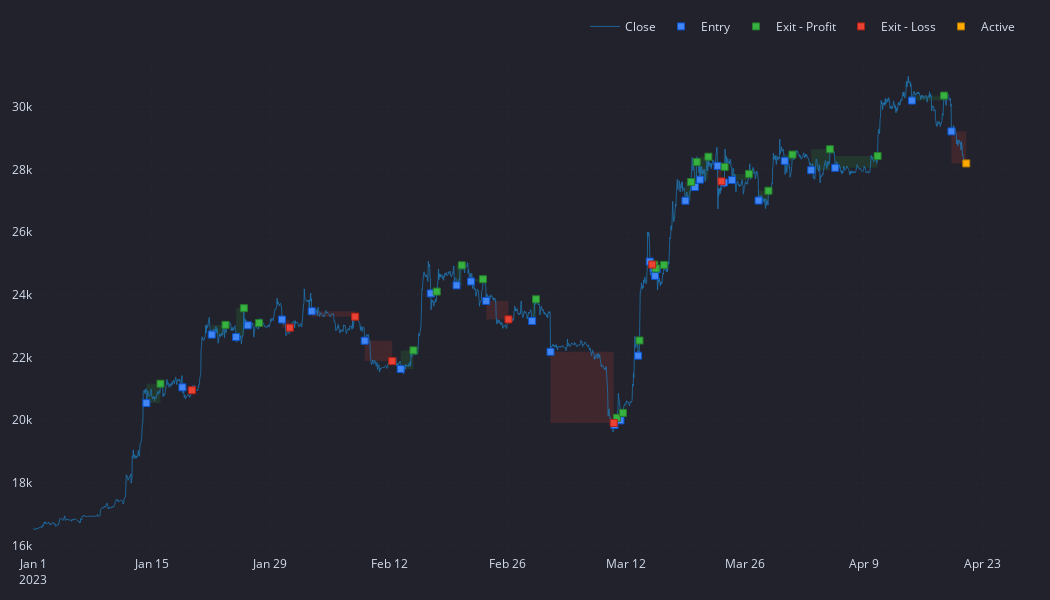

The notebook cell saved with this chart:
### Code cell
import numpy as np
import pandas as pd
from sklearn.preprocessing import StandardScaler
from vctr.utils.pf_stats import get_plot_and_pf, print_stats
from catboost import CatBoostClassifier
from vctr.data.data_loader import get_data_with_features_and_labels
import faulthandler
faulthandler.enable()

symbol = 'BTC'
timeframe = '1h'
label_args = (0.07, 0.01)

catboost_clf = CatBoostClassifier().load_model('catboost.model')

data = get_data_with_features_and_labels(
    symbol=symbol,
    timeframe=timeframe,
    label_args=label_args,
    start='2023-01-01',
    separate=False,
)

X, y = data.drop(['label'], axis=1), data['label']
X = StandardScaler().fit_transform(X)
catboost_preds = catboost_clf.predict(X)
all_predictions = np.concatenate(catboost_preds, axis=0)

print(pd.Series(all_predictions).value_counts())

data = data[-len(all_predictions) :].copy()
data['pred'] = pd.Series(all_predictions, index=data.index)
plot_key = 'pred'
fig, pf = get_plot_and_pf(
    data, plot_key, pf_params={'sl_stop': None}, **{f'plot_{plot_key}': False}, width=1050, height=600
)
fig.data[0].line.width = 1
fig.data[0].opacity = 0.75
fig.show()
print_stats(pf)

### Figure 1 — Plotly figure (JSON) as saved in the notebook; plotly's stock layout.template omitted (floating-point values rounded to 4 significant figures; data arrays with more than 128 entries replaced by an {"elided": "..."} marker saying what was removed)
{"data": [{"line": {"color": "#1f77b4", "width": 1}, "mode": "lines", "name": "Close", "opacity": 0.75, "showlegend": true, "type": "scatter", "uid": "c5fa956b-c842-47d0-b9cb-2c937e8de5e2", "x": {"elided": "2649 str values"}, "y": {"elided": "2649 float values"}}, {"customdata": {"elided": "34x8 mixed values"}, "hovertemplate": "<br>Exit Trade Id: %{customdata[0]}\n<br>Entry Order Id: %{customdata[1]}\n<br>Position Id: %{customdata[2]}\n<br>Entry Index: %{customdata[3]}\n<br>Size: %{customdata[4]:,}\n<br>Avg Entry Price: %{customdata[5]:,}\n<br>Entry Fees: %{customdata[6]:,}\n<br>Direction: %{customdata[7]}", "marker": {"color": "#4285F4", "line": {"color": "rgb(11,84,205)", "width": 1}, "size": 7, "symbol": "square"}, "mode": "markers", "name": "Entry", "type": "scatter", "uid": "383b3709-f389-465e-bbed-72e66fcd1d3b", "x": ["2023-01-14T09:00:00+00:00", "2023-01-18T15:00:00+00:00", "2023-01-22T02:00:00+00:00", "2023-01-24T23:00:00+00:00", "2023-01-26T08:00:00+00:00", "2023-01-30T09:00:00+00:00", "2023-02-02T21:00:00+00:00", "2023-02-09T03:00:00+00:00", "2023-02-13T09:00:00+00:00", "2023-02-16T22:00:00+00:00", "2023-02-19T23:00:00+00:00", "2023-02-21T16:00:00+00:00", "2023-02-23T11:00:00+00:00", "2023-02-28T21:00:00+00:00", "2023-03-03T01:00:00+00:00", "2023-03-10T14:00:00+00:00", "2023-03-11T07:00:00+00:00", "2023-03-13T09:00:00+00:00", "2023-03-14T18:00:00+00:00", "2023-03-15T05:00:00+00:00", "2023-03-15T09:00:00+00:00", "2023-03-15T14:00:00+00:00", "2023-03-18T23:00:00+00:00", "2023-03-20T02:00:00+00:00", "2023-03-20T16:00:00+00:00", "2023-03-22T18:00:00+00:00", "2023-03-23T12:00:00+00:00", "2023-03-24T11:00:00+00:00", "2023-03-27T14:00:00+00:00", "2023-03-30T16:00:00+00:00", "2023-04-02T19:00:00+00:00", "2023-04-05T15:00:00+00:00", "2023-04-14T16:00:00+00:00", "2023-04-19T08:00:00+00:00"], "y": [20550.0, 21050.0, 22730.0, 22660.0, 23030.0, 23220.0, 23480.0, 22540.0, 21630.0, 24050.0, 24310.0, 24430.0, 23810.0, 23170.0, 22190.0, 19850.0, 20000.0, 22060.0, 25060.0, 24840.0, 24610.0, 24820.0, 27010.0, 27440.0, 27680.0, 28120.0, 27590.0, 27670.0, 27010.0, 28280.0, 27980.0, 28060.0, 30200.0, 29220.0]}, {"customdata": {"elided": "25x11 mixed values"}, "hovertemplate": "<br>Exit Trade Id: %{customdata[0]}\n<br>Exit Order Id: %{customdata[1]}\n<br>Position Id: %{customdata[2]}\n<br>Exit Index: %{customdata[3]}\n<br>Size: %{customdata[4]:,}\n<br>Avg Exit Price: %{customdata[5]:,}\n<br>Exit Fees: %{customdata[6]:,}\n<br>PnL: %{customdata[7]:,}\n<br>Return: %{customdata[8]:,%}\n<br>Direction: %{customdata[9]}\n<br>Duration: %{customdata[10]}", "marker": {"color": "#37B13F", "line": {"color": "rgb(38,123,44)", "width": 1}, "size": 7, "symbol": "square"}, "mode": "markers", "name": "Exit - Profit", "type": "scatter", "uid": "d969efd1-c730-4e13-afe6-c8630ddc3ec9", "x": ["2023-01-16T01:00:00+00:00", "2023-01-23T17:00:00+00:00", "2023-01-25T21:00:00+00:00", "2023-01-27T16:00:00+00:00", "2023-02-14T21:00:00+00:00", "2023-02-17T15:00:00+00:00", "2023-02-20T14:00:00+00:00", "2023-02-23T02:00:00+00:00", "2023-03-01T08:00:00+00:00", "2023-03-10T21:00:00+00:00", "2023-03-11T14:00:00+00:00", "2023-03-13T13:00:00+00:00", "2023-03-15T07:00:00+00:00", "2023-03-15T11:00:00+00:00", "2023-03-16T10:00:00+00:00", "2023-03-19T15:00:00+00:00", "2023-03-20T07:00:00+00:00", "2023-03-21T16:00:00+00:00", "2023-03-23T14:00:00+00:00", "2023-03-26T11:00:00+00:00", "2023-03-28T18:00:00+00:00", "2023-03-31T14:00:00+00:00", "2023-04-05T00:00:00+00:00", "2023-04-10T15:00:00+00:00", "2023-04-18T11:00:00+00:00"], "y": [21170.0, 23040.0, 23580.0, 23100.0, 22230.0, 24110.0, 24940.0, 24500.0, 23860.0, 20080.0, 20240.0, 22550.0, 24970.0, 24840.0, 24960.0, 27600.0, 28240.0, 28410.0, 28090.0, 27860.0, 27330.0, 28480.0, 28650.0, 28430.0, 30360.0]}, {"customdata": [["1", "3", "1", "2023-01-19 18:00:00+00:00", 0.4885, 20960.0, 6.143, -57.75, -0.005616, "Long", "1 days 03:00:00"], ["5", "11", "5", "2023-01-31 07:00:00+00:00", 0.4644, 22960.0, 6.396, -133.7, -0.0124, "Long", "0 days 22:00:00"], ["6", "13", "6", "2023-02-08 00:00:00+00:00", 0.4535, 23310.0, 6.341, -92.08, -0.008648, "Long", "5 days 03:00:00"], ["7", "15", "7", "2023-02-12 09:00:00+00:00", 0.4683, 21890.0, 6.15, -317.7, -0.0301, "Long", "3 days 06:00:00"], ["12", "25", "12", "2023-02-26 02:00:00+00:00", 0.4538, 23220.0, 6.322, -280.9, -0.026, "Long", "2 days 15:00:00"], ["14", "29", "14", "2023-03-10 12:00:00+00:00", 0.488, 19910.0, 5.829, -1122.0, -0.1037, "Long", "7 days 11:00:00"], ["18", "37", "18", "2023-03-15 01:00:00+00:00", 0.4037, 24970.0, 6.048, -50.71, -0.005012, "Long", "0 days 07:00:00"], ["25", "51", "25", "2023-03-23 05:00:00+00:00", 0.3914, 27620.0, 6.487, -206.4, -0.01875, "Long", "0 days 11:00:00"]], "hovertemplate": "<br>Exit Trade Id: %{customdata[0]}\n<br>Exit Order Id: %{customdata[1]}\n<br>Position Id: %{customdata[2]}\n<br>Exit Index: %{customdata[3]}\n<br>Size: %{customdata[4]:,}\n<br>Avg Exit Price: %{customdata[5]:,}\n<br>Exit Fees: %{customdata[6]:,}\n<br>PnL: %{customdata[7]:,}\n<br>Return: %{customdata[8]:,%}\n<br>Direction: %{customdata[9]}\n<br>Duration: %{customdata[10]}", "marker": {"color": "#EA4335", "line": {"color": "rgb(181,31,18)", "width": 1}, "size": 7, "symbol": "square"}, "mode": "markers", "name": "Exit - Loss", "type": "scatter", "uid": "39ffd7cd-47c1-4eeb-9912-e3b3b8b8989d", "x": ["2023-01-19T18:00:00+00:00", "2023-01-31T07:00:00+00:00", "2023-02-08T00:00:00+00:00", "2023-02-12T09:00:00+00:00", "2023-02-26T02:00:00+00:00", "2023-03-10T12:00:00+00:00", "2023-03-15T01:00:00+00:00", "2023-03-23T05:00:00+00:00"], "y": [20960.0, 22960.0, 23310.0, 21890.0, 23220.0, 19910.0, 24970.0, 27620.0]}, {"customdata": [["33", "-1", "33", "2023-04-21 02:00:00+00:00", 0.3994, 28200.0, 0, -415.1, -0.03557, "Long", "2 days 01:00:00"]], "hovertemplate": "<br>Exit Trade Id: %{customdata[0]}\n<br>Exit Order Id: %{customdata[1]}\n<br>Position Id: %{customdata[2]}\n<br>Exit Index: %{customdata[3]}\n<br>Size: %{customdata[4]:,}\n<br>Avg Exit Price: %{customdata[5]:,}\n<br>Exit Fees: %{customdata[6]:,}\n<br>PnL: %{customdata[7]:,}\n<br>Return: %{customdata[8]:,%}\n<br>Direction: %{customdata[9]}\n<br>Duration: %{customdata[10]}", "marker": {"color": "#FFAA00", "line": {"color": "rgb(178,118,0)", "width": 1}, "size": 7, "symbol": "square"}, "mode": "markers", "name": "Active", "type": "scatter", "uid": "a32381f5-de3a-487f-9cdb-198854d1267f", "x": ["2023-04-21T02:00:00+00:00"], "y": [28200.0]}], "layout": {"height": 600, "legend": {"orientation": "h", "traceorder": "normal", "x": 1, "xanchor": "right", "y": 1.02, "yanchor": "bottom"}, "margin": {"b": 30, "l": 30, "r": 30, "t": 30}, "shapes": [{"fillcolor": "#37B13F", "layer": "below", "line": {"width": 0}, "opacity": 0.15, "type": "rect", "x0": "2023-01-14T09:00:00+00:00", "x1": "2023-01-16T01:00:00+00:00", "xref": "x", "y0": 20550.0, "y1": 21170.0, "yref": "y"}, {"fillcolor": "#37B13F", "layer": "below", "line": {"width": 0}, "opacity": 0.15, "type": "rect", "x0": "2023-01-22T02:00:00+00:00", "x1": "2023-01-23T17:00:00+00:00", "xref": "x", "y0": 22730.0, "y1": 23040.0, "yref": "y"}, {"fillcolor": "#37B13F", "layer": "below", "line": {"width": 0}, "opacity": 0.15, "type": "rect", "x0": "2023-01-24T23:00:00+00:00", "x1": "2023-01-25T21:00:00+00:00", "xref": "x", "y0": 22660.0, "y1": 23580.0, "yref": "y"}, {"fillcolor": "#37B13F", "layer": "below", "line": {"width": 0}, "opacity": 0.15, "type": "rect", "x0": "2023-01-26T08:00:00+00:00", "x1": "2023-01-27T16:00:00+00:00", "xref": "x", "y0": 23030.0, "y1": 23100.0, "yref": "y"}, {"fillcolor": "#37B13F", "layer": "below", "line": {"width": 0}, "opacity": 0.15, "type": "rect", "x0": "2023-02-13T09:00:00+00:00", "x1": "2023-02-14T21:00:00+00:00", "xref": "x", "y0": 21630.0, "y1": 22230.0, "yref": "y"}, {"fillcolor": "#37B13F", "layer": "below", "line": {"width": 0}, "opacity": 0.15, "type": "rect", "x0": "2023-02-16T22:00:00+00:00", "x1": "2023-02-17T15:00:00+00:00", "xref": "x", "y0": 24050.0, "y1": 24110.0, "yref": "y"}, {"fillcolor": "#37B13F", "layer": "below", "line": {"width": 0}, "opacity": 0.15, "type": "rect", "x0": "2023-02-19T23:00:00+00:00", "x1": "2023-02-20T14:00:00+00:00", "xref": "x", "y0": 24310.0, "y1": 24940.0, "yref": "y"}, {"fillcolor": "#37B13F", "layer": "below", "line": {"width": 0}, "opacity": 0.15, "type": "rect", "x0": "2023-02-21T16:00:00+00:00", "x1": "2023-02-23T02:00:00+00:00", "xref": "x", "y0": 24430.0, "y1": 24500.0, "yref": "y"}, {"fillcolor": "#37B13F", "layer": "below", "line": {"width": 0}, "opacity": 0.15, "type": "rect", "x0": "2023-02-28T21:00:00+00:00", "x1": "2023-03-01T08:00:00+00:00", "xref": "x", "y0": 23170.0, "y1": 23860.0, "yref": "y"}, {"fillcolor": "#37B13F", "layer": "below", "line": {"width": 0}, "opacity": 0.15, "type": "rect", "x0": "2023-03-10T14:00:00+00:00", "x1": "2023-03-10T21:00:00+00:00", "xref": "x", "y0": 19850.0, "y1": 20080.0, "yref": "y"}, {"fillcolor": "#37B13F", "layer": "below", "line": {"width": 0}, "opacity": 0.15, "type": "rect", "x0": "2023-03-11T07:00:00+00:00", "x1": "2023-03-11T14:00:00+00:00", "xref": "x", "y0": 20000.0, "y1": 20240.0, "yref": "y"}, {"fillcolor": "#37B13F", "layer": "below", "line": {"width": 0}, "opacity": 0.15, "type": "rect", "x0": "2023-03-13T09:00:00+00:00", "x1": "2023-03-13T13:00:00+00:00", "xref": "x", "y0": 22060.0, "y1": 22550.0, "yref": "y"}, {"fillcolor": "#37B13F", "layer": "below", "line": {"width": 0}, "opacity": 0.15, "type": "rect", "x0": "2023-03-15T05:00:00+00:00", "x1": "2023-03-15T07:00:00+00:00", "xref": "x", "y0": 24840.0, "y1": 24970.0, "yref": "y"}, {"fillcolor": "#37B13F", "layer": "below", "line": {"width": 0}, "opacity": 0.15, "type": "rect", "x0": "2023-03-15T09:00:00+00:00", "x1": "2023-03-15T11:00:00+00:00", "xref": "x", "y0": 24610.0, "y1": 24840.0, "yref": "y"}, {"fillcolor": "#37B13F", "layer": "below", "line": {"width": 0}, "opacity": 0.15, "type": "rect", "x0": "2023-03-15T14:00:00+00:00", "x1": "2023-03-16T10:00:00+00:00", "xref": "x", "y0": 24820.0, "y1": 24960.0, "yref": "y"}, {"fillcolor": "#37B13F", "layer": "below", "line": {"width": 0}, "opacity": 0.15, "type": "rect", "x0": "2023-03-18T23:00:00+00:00", "x1": "2023-03-19T15:00:00+00:00", "xref": "x", "y0": 27010.0, "y1": 27600.0, "yref": "y"}, {"fillcolor": "#37B13F", "layer": "below", "line": {"width": 0}, "opacity": 0.15, "type": "rect", "x0": "2023-03-20T02:00:00+00:00", "x1": "2023-03-20T07:00:00+00:00", "xref": "x", "y0": 27440.0, "y1": 28240.0, "yref": "y"}, {"fillcolor": "#37B13F", "layer": "below", "line": {"width": 0}, "opacity": 0.15, "type": "rect", "x0": "2023-03-20T16:00:00+00:00", "x1": "2023-03-21T16:00:00+00:00", "xref": "x", "y0": 27680.0, "y1": 28410.0, "yref": "y"}, {"fillcolor": "#37B13F", "layer": "below", "line": {"width": 0}, "opacity": 0.15, "type": "rect", "x0": "2023-03-23T12:00:00+00:00", "x1": "2023-03-23T14:00:00+00:00", "xref": "x", "y0": 27590.0, "y1": 28090.0, "yref": "y"}, {"fillcolor": "#37B13F", "layer": "below", "line": {"width": 0}, "opacity": 0.15, "type": "rect", "x0": "2023-03-24T11:00:00+00:00", "x1": "2023-03-26T11:00:00+00:00", "xref": "x", "y0": 27670.0, "y1": 27860.0, "yref": "y"}, {"fillcolor": "#37B13F", "layer": "below", "line": {"width": 0}, "opacity": 0.15, "type": "rect", "x0": "2023-03-27T14:00:00+00:00", "x1": "2023-03-28T18:00:00+00:00", "xref": "x", "y0": 27010.0, "y1": 27330.0, "yref": "y"}, {"fillcolor": "#37B13F", "layer": "below", "line": {"width": 0}, "opacity": 0.15, "type": "rect", "x0": "2023-03-30T16:00:00+00:00", "x1": "2023-03-31T14:00:00+00:00", "xref": "x", "y0": 28280.0, "y1": 28480.0, "yref": "y"}, {"fillcolor": "#37B13F", "layer": "below", "line": {"width": 0}, "opacity": 0.15, "type": "rect", "x0": "2023-04-02T19:00:00+00:00", "x1": "2023-04-05T00:00:00+00:00", "xref": "x", "y0": 27980.0, "y1": 28650.0, "yref": "y"}, {"fillcolor": "#37B13F", "layer": "below", "line": {"width": 0}, "opacity": 0.15, "type": "rect", "x0": "2023-04-05T15:00:00+00:00", "x1": "2023-04-10T15:00:00+00:00", "xref": "x", "y0": 28060.0, "y1": 28430.0, "yref": "y"}, {"fillcolor": "#37B13F", "layer": "below", "line": {"width": 0}, "opacity": 0.15, "type": "rect", "x0": "2023-04-14T16:00:00+00:00", "x1": "2023-04-18T11:00:00+00:00", "xref": "x", "y0": 30200.0, "y1": 30360.0, "yref": "y"}, {"fillcolor": "#EA4335", "layer": "below", "line": {"width": 0}, "opacity": 0.15, "type": "rect", "x0": "2023-01-18T15:00:00+00:00", "x1": "2023-01-19T18:00:00+00:00", "xref": "x", "y0": 21050.0, "y1": 20960.0, "yref": "y"}, {"fillcolor": "#EA4335", "layer": "below", "line": {"width": 0}, "opacity": 0.15, "type": "rect", "x0": "2023-01-30T09:00:00+00:00", "x1": "2023-01-31T07:00:00+00:00", "xref": "x", "y0": 23220.0, "y1": 22960.0, "yref": "y"}, {"fillcolor": "#EA4335", "layer": "below", "line": {"width": 0}, "opacity": 0.15, "type": "rect", "x0": "2023-02-02T21:00:00+00:00", "x1": "2023-02-08T00:00:00+00:00", "xref": "x", "y0": 23480.0, "y1": 23310.0, "yref": "y"}, {"fillcolor": "#EA4335", "layer": "below", "line": {"width": 0}, "opacity": 0.15, "type": "rect", "x0": "2023-02-09T03:00:00+00:00", "x1": "2023-02-12T09:00:00+00:00", "xref": "x", "y0": 22540.0, "y1": 21890.0, "yref": "y"}, {"fillcolor": "#EA4335", "layer": "below", "line": {"width": 0}, "opacity": 0.15, "type": "rect", "x0": "2023-02-23T11:00:00+00:00", "x1": "2023-02-26T02:00:00+00:00", "xref": "x", "y0": 23810.0, "y1": 23220.0, "yref": "y"}, {"fillcolor": "#EA4335", "layer": "below", "line": {"width": 0}, "opacity": 0.15, "type": "rect", "x0": "2023-03-03T01:00:00+00:00", "x1": "2023-03-10T12:00:00+00:00", "xref": "x", "y0": 22190.0, "y1": 19910.0, "yref": "y"}, {"fillcolor": "#EA4335", "layer": "below", "line": {"width": 0}, "opacity": 0.15, "type": "rect", "x0": "2023-03-14T18:00:00+00:00", "x1": "2023-03-15T01:00:00+00:00", "xref": "x", "y0": 25060.0, "y1": 24970.0, "yref": "y"}, {"fillcolor": "#EA4335", "layer": "below", "line": {"width": 0}, "opacity": 0.15, "type": "rect", "x0": "2023-03-22T18:00:00+00:00", "x1": "2023-03-23T05:00:00+00:00", "xref": "x", "y0": 28120.0, "y1": 27620.0, "yref": "y"}, {"fillcolor": "#EA4335", "layer": "below", "line": {"width": 0}, "opacity": 0.15, "type": "rect", "x0": "2023-04-19T08:00:00+00:00", "x1": "2023-04-21T02:00:00+00:00", "xref": "x", "y0": 29220.0, "y1": 28200.0, "yref": "y"}], "width": 1050, "xaxis": {"gridcolor": "rgba(255, 255, 255, 0.05)", "griddash": "dot", "gridwidth": 0.5, "showgrid": true}, "yaxis": {"gridcolor": "rgba(255, 255, 255, 0.05)", "griddash": "dot", "gridwidth": 0.5, "showgrid": true}}}
